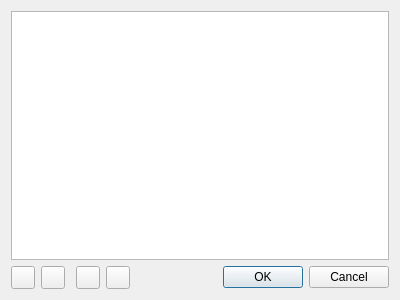
<?xml version="1.0" encoding="UTF-8"?>
<ui version="4.0">
 <class>CMultiAttributeEditor</class>
 <widget class="QDialog" name="CMultiAttributeEditor">
  <property name="windowModality">
   <enum>Qt::ApplicationModal</enum>
  </property>
  <property name="geometry">
   <rect>
    <x>0</x>
    <y>0</y>
    <width>400</width>
    <height>300</height>
   </rect>
  </property>
  <layout class="QVBoxLayout" name="verticalLayout">
   <item>
    <widget class="QListWidget" name="AttributeValuesTree">
     <property name="dragEnabled">
      <bool>true</bool>
     </property>
     <property name="dragDropMode">
      <enum>QAbstractItemView::InternalMove</enum>
     </property>
     <property name="defaultDropAction">
      <enum>Qt::MoveAction</enum>
     </property>
     <property name="selectionMode">
      <enum>QAbstractItemView::SingleSelection</enum>
     </property>
    </widget>
   </item>
   <item>
    <layout class="QHBoxLayout" name="horizontalLayout">
     <item>
      <widget class="QToolButton" name="AddButton">
       <property name="icon">
        <iconset>
         <normaloff>:/Icons/Add</normaloff>:/Icons/Add</iconset>
       </property>
      </widget>
     </item>
     <item>
      <widget class="QToolButton" name="RemoveButton">
       <property name="icon">
        <iconset>
         <normaloff>:/Icons/Delete</normaloff>:/Icons/Delete</iconset>
       </property>
      </widget>
     </item>
     <item>
      <spacer name="horizontalSpacer_2">
       <property name="orientation">
        <enum>Qt::Horizontal</enum>
       </property>
       <property name="sizeType">
        <enum>QSizePolicy::Maximum</enum>
       </property>
       <property name="sizeHint" stdset="0">
        <size>
         <width>5</width>
         <height>20</height>
        </size>
       </property>
      </spacer>
     </item>
     <item>
      <widget class="QToolButton" name="UpButton">
       <property name="icon">
        <iconset>
         <normaloff>:/Icons/Up</normaloff>:/Icons/Up</iconset>
       </property>
       <property name="autoRepeat">
        <bool>true</bool>
       </property>
      </widget>
     </item>
     <item>
      <widget class="QToolButton" name="DownButton">
       <property name="icon">
        <iconset>
         <normaloff>:/Icons/Down</normaloff>:/Icons/Down</iconset>
       </property>
       <property name="autoRepeat">
        <bool>true</bool>
       </property>
      </widget>
     </item>
     <item>
      <spacer name="horizontalSpacer">
       <property name="orientation">
        <enum>Qt::Horizontal</enum>
       </property>
       <property name="sizeHint" stdset="0">
        <size>
         <width>40</width>
         <height>20</height>
        </size>
       </property>
      </spacer>
     </item>
     <item>
      <widget class="QDialogButtonBox" name="buttonBox">
       <property name="orientation">
        <enum>Qt::Horizontal</enum>
       </property>
       <property name="standardButtons">
        <set>QDialogButtonBox::Cancel|QDialogButtonBox::Ok</set>
       </property>
      </widget>
     </item>
    </layout>
   </item>
  </layout>
 </widget>
 <resources>
  <include location="../iqtgui/iqtgui.qrc"/>
 </resources>
 <connections>
  <connection>
   <sender>buttonBox</sender>
   <signal>accepted()</signal>
   <receiver>CMultiAttributeEditor</receiver>
   <slot>accept()</slot>
   <hints>
    <hint type="sourcelabel">
     <x>248</x>
     <y>254</y>
    </hint>
    <hint type="destinationlabel">
     <x>157</x>
     <y>274</y>
    </hint>
   </hints>
  </connection>
  <connection>
   <sender>buttonBox</sender>
   <signal>rejected()</signal>
   <receiver>CMultiAttributeEditor</receiver>
   <slot>reject()</slot>
   <hints>
    <hint type="sourcelabel">
     <x>316</x>
     <y>260</y>
    </hint>
    <hint type="destinationlabel">
     <x>286</x>
     <y>274</y>
    </hint>
   </hints>
  </connection>
 </connections>
</ui>
